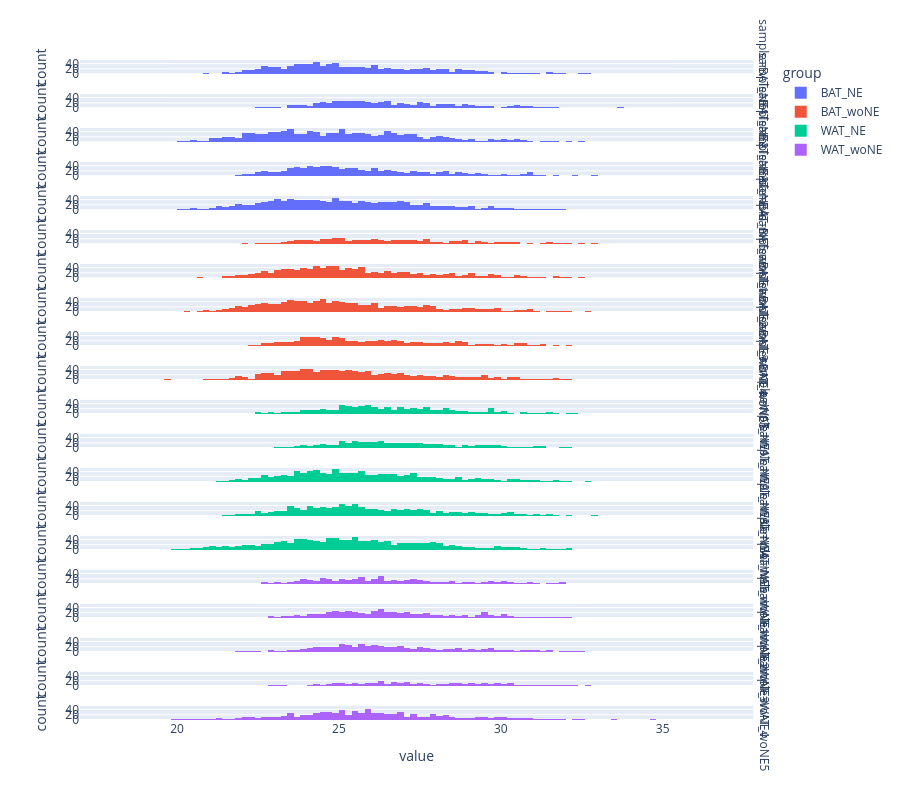

Write notebook code for a chart like this one.
### Code cell
aux = df.sort_values(by='sample').set_index(['group', 'sample']).stack().reset_index()
aux.columns = ['group', 'sample', 'identifier', 'value']
plot = viz.get_histogram(aux, identifier='histogram', args={'x':'value', 'color':'group', 'facet_row':'sample', 'title':'Facet Grid Plot'})
iplot(plot.figure)
viz.save_DASH_plot(plot, name='original_data_distplot', plot_format='svg', directory=analysis_dir)

### Figure 1 — Plotly figure (JSON) as saved in the notebook; plotly's stock layout.template omitted (floating-point values rounded to 4 significant figures; data arrays with more than 128 entries replaced by an {"elided": "..."} marker saying what was removed)
{"data": [{"alignmentgroup": "True", "bingroup": "x", "hovertemplate": "group=BAT_NE<br>sample=BAT_NE1<br>value=%{x}<br>count=%{y}<extra></extra>", "legendgroup": "BAT_NE", "marker": {"color": "#636efa"}, "name": "BAT_NE", "offsetgroup": "BAT_NE", "orientation": "v", "showlegend": true, "type": "histogram", "x": {"elided": "1047 float values"}, "xaxis": "x20", "yaxis": "y20"}, {"alignmentgroup": "True", "bingroup": "x", "hovertemplate": "group=BAT_NE<br>sample=BAT_NE2<br>value=%{x}<br>count=%{y}<extra></extra>", "legendgroup": "BAT_NE", "marker": {"color": "#636efa"}, "name": "BAT_NE", "offsetgroup": "BAT_NE", "orientation": "v", "showlegend": false, "type": "histogram", "x": {"elided": "649 float values"}, "xaxis": "x19", "yaxis": "y19"}, {"alignmentgroup": "True", "bingroup": "x", "hovertemplate": "group=BAT_NE<br>sample=BAT_NE3<br>value=%{x}<br>count=%{y}<extra></extra>", "legendgroup": "BAT_NE", "marker": {"color": "#636efa"}, "name": "BAT_NE", "offsetgroup": "BAT_NE", "orientation": "v", "showlegend": false, "type": "histogram", "x": {"elided": "1294 float values"}, "xaxis": "x18", "yaxis": "y18"}, {"alignmentgroup": "True", "bingroup": "x", "hovertemplate": "group=BAT_NE<br>sample=BAT_NE4<br>value=%{x}<br>count=%{y}<extra></extra>", "legendgroup": "BAT_NE", "marker": {"color": "#636efa"}, "name": "BAT_NE", "offsetgroup": "BAT_NE", "orientation": "v", "showlegend": false, "type": "histogram", "x": {"elided": "888 float values"}, "xaxis": "x17", "yaxis": "y17"}, {"alignmentgroup": "True", "bingroup": "x", "hovertemplate": "group=BAT_NE<br>sample=BAT_NE5<br>value=%{x}<br>count=%{y}<extra></extra>", "legendgroup": "BAT_NE", "marker": {"color": "#636efa"}, "name": "BAT_NE", "offsetgroup": "BAT_NE", "orientation": "v", "showlegend": false, "type": "histogram", "x": {"elided": "1245 float values"}, "xaxis": "x16", "yaxis": "y16"}, {"alignmentgroup": "True", "bingroup": "x", "hovertemplate": "group=BAT_woNE<br>sample=BAT_woNE1<br>value=%{x}<br>count=%{y}<extra></extra>", "legendgroup": "BAT_woNE", "marker": {"color": "#EF553B"}, "name": "BAT_woNE", "offsetgroup": "BAT_woNE", "orientation": "v", "showlegend": true, "type": "histogram", "x": {"elided": "559 float values"}, "xaxis": "x15", "yaxis": "y15"}, {"alignmentgroup": "True", "bingroup": "x", "hovertemplate": "group=BAT_woNE<br>sample=BAT_woNE2<br>value=%{x}<br>count=%{y}<extra></extra>", "legendgroup": "BAT_woNE", "marker": {"color": "#EF553B"}, "name": "BAT_woNE", "offsetgroup": "BAT_woNE", "orientation": "v", "showlegend": false, "type": "histogram", "x": {"elided": "1064 float values"}, "xaxis": "x14", "yaxis": "y14"}, {"alignmentgroup": "True", "bingroup": "x", "hovertemplate": "group=BAT_woNE<br>sample=BAT_woNE3<br>value=%{x}<br>count=%{y}<extra></extra>", "legendgroup": "BAT_woNE", "marker": {"color": "#EF553B"}, "name": "BAT_woNE", "offsetgroup": "BAT_woNE", "orientation": "v", "showlegend": false, "type": "histogram", "x": {"elided": "1215 float values"}, "xaxis": "x13", "yaxis": "y13"}, {"alignmentgroup": "True", "bingroup": "x", "hovertemplate": "group=BAT_woNE<br>sample=BAT_woNE4<br>value=%{x}<br>count=%{y}<extra></extra>", "legendgroup": "BAT_woNE", "marker": {"color": "#EF553B"}, "name": "BAT_woNE", "offsetgroup": "BAT_woNE", "orientation": "v", "showlegend": false, "type": "histogram", "x": {"elided": "758 float values"}, "xaxis": "x12", "yaxis": "y12"}, {"alignmentgroup": "True", "bingroup": "x", "hovertemplate": "group=BAT_woNE<br>sample=BAT_woNE5<br>value=%{x}<br>count=%{y}<extra></extra>", "legendgroup": "BAT_woNE", "marker": {"color": "#EF553B"}, "name": "BAT_woNE", "offsetgroup": "BAT_woNE", "orientation": "v", "showlegend": false, "type": "histogram", "x": {"elided": "1081 float values"}, "xaxis": "x11", "yaxis": "y11"}, {"alignmentgroup": "True", "bingroup": "x", "hovertemplate": "group=WAT_NE<br>sample=WAT_NE1<br>value=%{x}<br>count=%{y}<extra></extra>", "legendgroup": "WAT_NE", "marker": {"color": "#00cc96"}, "name": "WAT_NE", "offsetgroup": "WAT_NE", "orientation": "v", "showlegend": true, "type": "histogram", "x": {"elided": "704 float values"}, "xaxis": "x10", "yaxis": "y10"}, {"alignmentgroup": "True", "bingroup": "x", "hovertemplate": "group=WAT_NE<br>sample=WAT_NE2<br>value=%{x}<br>count=%{y}<extra></extra>", "legendgroup": "WAT_NE", "marker": {"color": "#00cc96"}, "name": "WAT_NE", "offsetgroup": "WAT_NE", "orientation": "v", "showlegend": false, "type": "histogram", "x": {"elided": "573 float values"}, "xaxis": "x9", "yaxis": "y9"}, {"alignmentgroup": "True", "bingroup": "x", "hovertemplate": "group=WAT_NE<br>sample=WAT_NE3<br>value=%{x}<br>count=%{y}<extra></extra>", "legendgroup": "WAT_NE", "marker": {"color": "#00cc96"}, "name": "WAT_NE", "offsetgroup": "WAT_NE", "orientation": "v", "showlegend": false, "type": "histogram", "x": {"elided": "1092 float values"}, "xaxis": "x8", "yaxis": "y8"}, {"alignmentgroup": "True", "bingroup": "x", "hovertemplate": "group=WAT_NE<br>sample=WAT_NE4<br>value=%{x}<br>count=%{y}<extra></extra>", "legendgroup": "WAT_NE", "marker": {"color": "#00cc96"}, "name": "WAT_NE", "offsetgroup": "WAT_NE", "orientation": "v", "showlegend": false, "type": "histogram", "x": {"elided": "1003 float values"}, "xaxis": "x7", "yaxis": "y7"}, {"alignmentgroup": "True", "bingroup": "x", "hovertemplate": "group=WAT_NE<br>sample=WAT_NE5<br>value=%{x}<br>count=%{y}<extra></extra>", "legendgroup": "WAT_NE", "marker": {"color": "#00cc96"}, "name": "WAT_NE", "offsetgroup": "WAT_NE", "orientation": "v", "showlegend": false, "type": "histogram", "x": {"elided": "1286 float values"}, "xaxis": "x6", "yaxis": "y6"}, {"alignmentgroup": "True", "bingroup": "x", "hovertemplate": "group=WAT_woNE<br>sample=WAT_woNE1<br>value=%{x}<br>count=%{y}<extra></extra>", "legendgroup": "WAT_woNE", "marker": {"color": "#ab63fa"}, "name": "WAT_woNE", "offsetgroup": "WAT_woNE", "orientation": "v", "showlegend": true, "type": "histogram", "x": {"elided": "536 float values"}, "xaxis": "x5", "yaxis": "y5"}, {"alignmentgroup": "True", "bingroup": "x", "hovertemplate": "group=WAT_woNE<br>sample=WAT_woNE2<br>value=%{x}<br>count=%{y}<extra></extra>", "legendgroup": "WAT_woNE", "marker": {"color": "#ab63fa"}, "name": "WAT_woNE", "offsetgroup": "WAT_woNE", "orientation": "v", "showlegend": false, "type": "histogram", "x": {"elided": "645 float values"}, "xaxis": "x4", "yaxis": "y4"}, {"alignmentgroup": "True", "bingroup": "x", "hovertemplate": "group=WAT_woNE<br>sample=WAT_woNE3<br>value=%{x}<br>count=%{y}<extra></extra>", "legendgroup": "WAT_woNE", "marker": {"color": "#ab63fa"}, "name": "WAT_woNE", "offsetgroup": "WAT_woNE", "orientation": "v", "showlegend": false, "type": "histogram", "x": {"elided": "636 float values"}, "xaxis": "x3", "yaxis": "y3"}, {"alignmentgroup": "True", "bingroup": "x", "hovertemplate": "group=WAT_woNE<br>sample=WAT_woNE4<br>value=%{x}<br>count=%{y}<extra></extra>", "legendgroup": "WAT_woNE", "marker": {"color": "#ab63fa"}, "name": "WAT_woNE", "offsetgroup": "WAT_woNE", "orientation": "v", "showlegend": false, "type": "histogram", "x": {"elided": "348 float values"}, "xaxis": "x2", "yaxis": "y2"}, {"alignmentgroup": "True", "bingroup": "x", "hovertemplate": "group=WAT_woNE<br>sample=WAT_woNE5<br>value=%{x}<br>count=%{y}<extra></extra>", "legendgroup": "WAT_woNE", "marker": {"color": "#ab63fa"}, "name": "WAT_woNE", "offsetgroup": "WAT_woNE", "orientation": "v", "showlegend": false, "type": "histogram", "x": {"elided": "866 float values"}, "xaxis": "x", "yaxis": "y"}], "layout": {"annotations": [{"showarrow": false, "text": "sample=WAT_woNE5", "textangle": 90, "x": 0.98, "xanchor": "left", "xref": "paper", "y": 0.01075, "yanchor": "middle", "yref": "paper"}, {"showarrow": false, "text": "sample=WAT_woNE4", "textangle": 90, "x": 0.98, "xanchor": "left", "xref": "paper", "y": 0.06225, "yanchor": "middle", "yref": "paper"}, {"showarrow": false, "text": "sample=WAT_woNE3", "textangle": 90, "x": 0.98, "xanchor": "left", "xref": "paper", "y": 0.1138, "yanchor": "middle", "yref": "paper"}, {"showarrow": false, "text": "sample=WAT_woNE2", "textangle": 90, "x": 0.98, "xanchor": "left", "xref": "paper", "y": 0.1653, "yanchor": "middle", "yref": "paper"}, {"showarrow": false, "text": "sample=WAT_woNE1", "textangle": 90, "x": 0.98, "xanchor": "left", "xref": "paper", "y": 0.2168, "yanchor": "middle", "yref": "paper"}, {"showarrow": false, "text": "sample=WAT_NE5", "textangle": 90, "x": 0.98, "xanchor": "left", "xref": "paper", "y": 0.2682, "yanchor": "middle", "yref": "paper"}, {"showarrow": false, "text": "sample=WAT_NE4", "textangle": 90, "x": 0.98, "xanchor": "left", "xref": "paper", "y": 0.3198, "yanchor": "middle", "yref": "paper"}, {"showarrow": false, "text": "sample=WAT_NE3", "textangle": 90, "x": 0.98, "xanchor": "left", "xref": "paper", "y": 0.3713, "yanchor": "middle", "yref": "paper"}, {"showarrow": false, "text": "sample=WAT_NE2", "textangle": 90, "x": 0.98, "xanchor": "left", "xref": "paper", "y": 0.4228, "yanchor": "middle", "yref": "paper"}, {"showarrow": false, "text": "sample=WAT_NE1", "textangle": 90, "x": 0.98, "xanchor": "left", "xref": "paper", "y": 0.4743, "yanchor": "middle", "yref": "paper"}, {"showarrow": false, "text": "sample=BAT_woNE5", "textangle": 90, "x": 0.98, "xanchor": "left", "xref": "paper", "y": 0.5258, "yanchor": "middle", "yref": "paper"}, {"showarrow": false, "text": "sample=BAT_woNE4", "textangle": 90, "x": 0.98, "xanchor": "left", "xref": "paper", "y": 0.5773, "yanchor": "middle", "yref": "paper"}, {"showarrow": false, "text": "sample=BAT_woNE3", "textangle": 90, "x": 0.98, "xanchor": "left", "xref": "paper", "y": 0.6288, "yanchor": "middle", "yref": "paper"}, {"showarrow": false, "text": "sample=BAT_woNE2", "textangle": 90, "x": 0.98, "xanchor": "left", "xref": "paper", "y": 0.6803, "yanchor": "middle", "yref": "paper"}, {"showarrow": false, "text": "sample=BAT_woNE1", "textangle": 90, "x": 0.98, "xanchor": "left", "xref": "paper", "y": 0.7318, "yanchor": "middle", "yref": "paper"}, {"showarrow": false, "text": "sample=BAT_NE5", "textangle": 90, "x": 0.98, "xanchor": "left", "xref": "paper", "y": 0.7833, "yanchor": "middle", "yref": "paper"}, {"showarrow": false, "text": "sample=BAT_NE4", "textangle": 90, "x": 0.98, "xanchor": "left", "xref": "paper", "y": 0.8348, "yanchor": "middle", "yref": "paper"}, {"showarrow": false, "text": "sample=BAT_NE3", "textangle": 90, "x": 0.98, "xanchor": "left", "xref": "paper", "y": 0.8863, "yanchor": "middle", "yref": "paper"}, {"showarrow": false, "text": "sample=BAT_NE2", "textangle": 90, "x": 0.98, "xanchor": "left", "xref": "paper", "y": 0.9378, "yanchor": "middle", "yref": "paper"}, {"showarrow": false, "text": "sample=BAT_NE1", "textangle": 90, "x": 0.98, "xanchor": "left", "xref": "paper", "y": 0.9893, "yanchor": "middle", "yref": "paper"}], "barmode": "relative", "height": 800, "legend": {"title": {"text": "group"}, "tracegroupgap": 0}, "margin": {"t": 60}, "xaxis": {"anchor": "y", "domain": [0, 0.98], "title": {"text": "value"}}, "xaxis10": {"anchor": "y10", "domain": [0, 0.98], "matches": "x", "showticklabels": false}, "xaxis11": {"anchor": "y11", "domain": [0, 0.98], "matches": "x", "showticklabels": false}, "xaxis12": {"anchor": "y12", "domain": [0, 0.98], "matches": "x", "showticklabels": false}, "xaxis13": {"anchor": "y13", "domain": [0, 0.98], "matches": "x", "showticklabels": false}, "xaxis14": {"anchor": "y14", "domain": [0, 0.98], "matches": "x", "showticklabels": false}, "xaxis15": {"anchor": "y15", "domain": [0, 0.98], "matches": "x", "showticklabels": false}, "xaxis16": {"anchor": "y16", "domain": [0, 0.98], "matches": "x", "showticklabels": false}, "xaxis17": {"anchor": "y17", "domain": [0, 0.98], "matches": "x", "showticklabels": false}, "xaxis18": {"anchor": "y18", "domain": [0, 0.98], "matches": "x", "showticklabels": false}, "xaxis19": {"anchor": "y19", "domain": [0, 0.98], "matches": "x", "showticklabels": false}, "xaxis2": {"anchor": "y2", "domain": [0, 0.98], "matches": "x", "showticklabels": false}, "xaxis20": {"anchor": "y20", "domain": [0, 0.98], "matches": "x", "showticklabels": false}, "xaxis3": {"anchor": "y3", "domain": [0, 0.98], "matches": "x", "showticklabels": false}, "xaxis4": {"anchor": "y4", "domain": [0, 0.98], "matches": "x", "showticklabels": false}, "xaxis5": {"anchor": "y5", "domain": [0, 0.98], "matches": "x", "showticklabels": false}, "xaxis6": {"anchor": "y6", "domain": [0, 0.98], "matches": "x", "showticklabels": false}, "xaxis7": {"anchor": "y7", "domain": [0, 0.98], "matches": "x", "showticklabels": false}, "xaxis8": {"anchor": "y8", "domain": [0, 0.98], "matches": "x", "showticklabels": false}, "xaxis9": {"anchor": "y9", "domain": [0, 0.98], "matches": "x", "showticklabels": false}, "yaxis": {"anchor": "x", "domain": [0, 0.0215], "title": {"text": "count"}}, "yaxis10": {"anchor": "x10", "domain": [0.4635, 0.485], "matches": "y", "title": {"text": "count"}}, "yaxis11": {"anchor": "x11", "domain": [0.515, 0.5365], "matches": "y", "title": {"text": "count"}}, "yaxis12": {"anchor": "x12", "domain": [0.5665, 0.588], "matches": "y", "title": {"text": "count"}}, "yaxis13": {"anchor": "x13", "domain": [0.618, 0.6395], "matches": "y", "title": {"text": "count"}}, "yaxis14": {"anchor": "x14", "domain": [0.6695, 0.691], "matches": "y", "title": {"text": "count"}}, "yaxis15": {"anchor": "x15", "domain": [0.721, 0.7425], "matches": "y", "title": {"text": "count"}}, "yaxis16": {"anchor": "x16", "domain": [0.7725, 0.794], "matches": "y", "title": {"text": "count"}}, "yaxis17": {"anchor": "x17", "domain": [0.824, 0.8455], "matches": "y", "title": {"text": "count"}}, "yaxis18": {"anchor": "x18", "domain": [0.8755, 0.897], "matches": "y", "title": {"text": "count"}}, "yaxis19": {"anchor": "x19", "domain": [0.927, 0.9485], "matches": "y", "title": {"text": "count"}}, "yaxis2": {"anchor": "x2", "domain": [0.0515, 0.073], "matches": "y", "title": {"text": "count"}}, "yaxis20": {"anchor": "x20", "domain": [0.9785, 1], "matches": "y", "title": {"text": "count"}}, "yaxis3": {"anchor": "x3", "domain": [0.103, 0.1245], "matches": "y", "title": {"text": "count"}}, "yaxis4": {"anchor": "x4", "domain": [0.1545, 0.176], "matches": "y", "title": {"text": "count"}}, "yaxis5": {"anchor": "x5", "domain": [0.206, 0.2275], "matches": "y", "title": {"text": "count"}}, "yaxis6": {"anchor": "x6", "domain": [0.2575, 0.279], "matches": "y", "title": {"text": "count"}}, "yaxis7": {"anchor": "x7", "domain": [0.309, 0.3305], "matches": "y", "title": {"text": "count"}}, "yaxis8": {"anchor": "x8", "domain": [0.3605, 0.382], "matches": "y", "title": {"text": "count"}}, "yaxis9": {"anchor": "x9", "domain": [0.412, 0.4335], "matches": "y", "title": {"text": "count"}}}}
